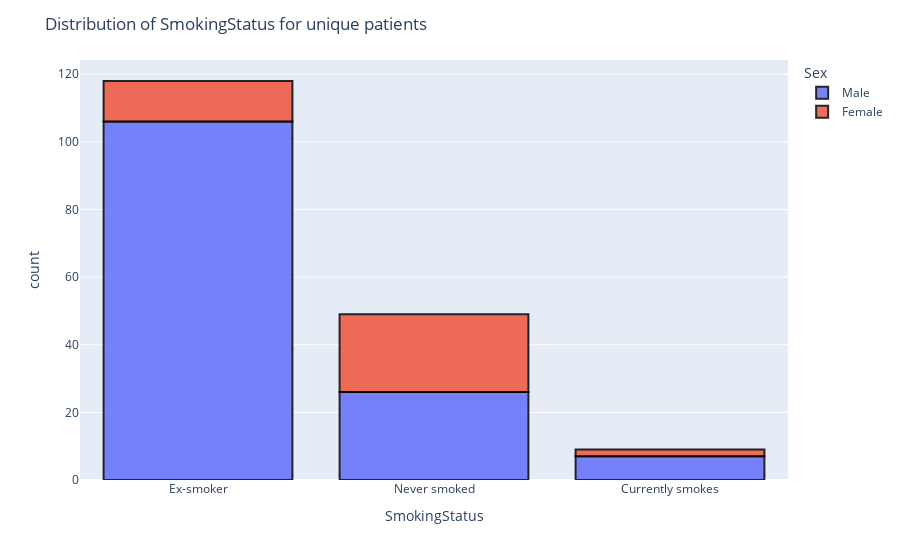

The notebook cell this image was saved under:
### Code cell
fig = px.histogram(new_df, x='SmokingStatus',color = 'Sex')
fig.update_traces(marker_line_color='black',marker_line_width=2, opacity=0.85)
fig.update_layout(title = 'Distribution of SmokingStatus for unique patients')
fig.show()

### Figure 1 — Plotly figure (JSON) as saved in the notebook; plotly's stock layout.template omitted (floating-point values rounded to 4 significant figures; data arrays with more than 128 entries replaced by an {"elided": "..."} marker saying what was removed)
{"data": [{"alignmentgroup": "True", "bingroup": "x", "hovertemplate": "Sex=Male<br>SmokingStatus=%{x}<br>count=%{y}<extra></extra>", "legendgroup": "Male", "marker": {"color": "#636efa", "line": {"color": "black", "width": 2}, "pattern": {"shape": ""}}, "name": "Male", "offsetgroup": "Male", "opacity": 0.85, "orientation": "v", "showlegend": true, "type": "histogram", "x": {"elided": "139 str values"}, "xaxis": "x", "yaxis": "y"}, {"alignmentgroup": "True", "bingroup": "x", "hovertemplate": "Sex=Female<br>SmokingStatus=%{x}<br>count=%{y}<extra></extra>", "legendgroup": "Female", "marker": {"color": "#EF553B", "line": {"color": "black", "width": 2}, "pattern": {"shape": ""}}, "name": "Female", "offsetgroup": "Female", "opacity": 0.85, "orientation": "v", "showlegend": true, "type": "histogram", "x": ["Ex-smoker", "Never smoked", "Ex-smoker", "Never smoked", "Ex-smoker", "Never smoked", "Ex-smoker", "Currently smokes", "Never smoked", "Never smoked", "Ex-smoker", "Never smoked", "Never smoked", "Ex-smoker", "Never smoked", "Ex-smoker", "Never smoked", "Ex-smoker", "Never smoked", "Ex-smoker", "Never smoked", "Never smoked", "Never smoked", "Never smoked", "Never smoked", "Never smoked", "Never smoked", "Never smoked", "Ex-smoker", "Never smoked", "Ex-smoker", "Currently smokes", "Never smoked", "Never smoked", "Never smoked", "Ex-smoker", "Never smoked"], "xaxis": "x", "yaxis": "y"}], "layout": {"barmode": "relative", "legend": {"title": {"text": "Sex"}, "tracegroupgap": 0}, "margin": {"t": 60}, "title": {"text": "Distribution of SmokingStatus for unique patients"}, "xaxis": {"anchor": "y", "domain": [0, 1], "title": {"text": "SmokingStatus"}}, "yaxis": {"anchor": "x", "domain": [0, 1], "title": {"text": "count"}}}}
